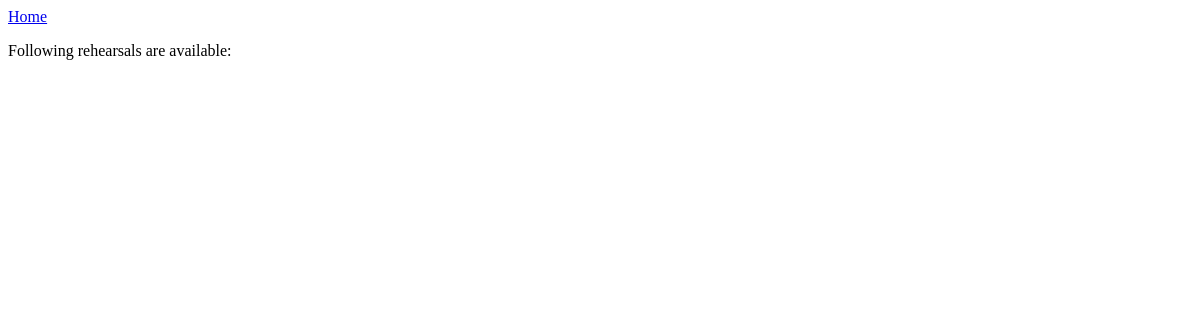
/rehearsal/, run on an earlier commit of the app's database.
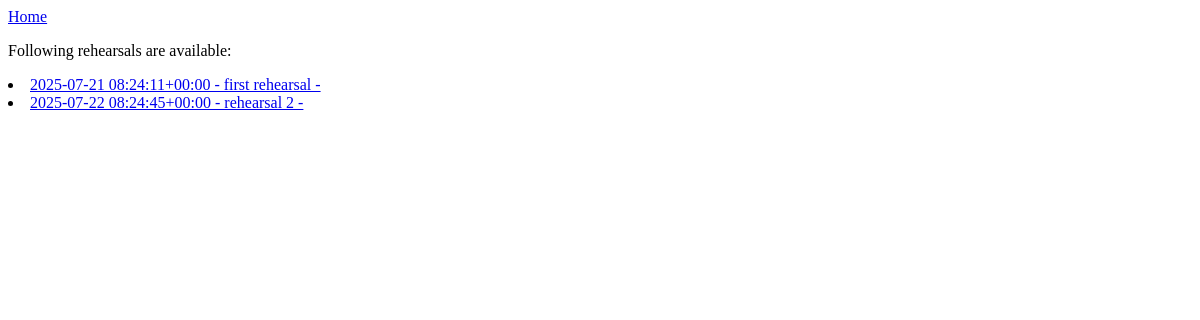
And on a later commit of the database.
### secondapp/models.py (models this page shows, shortened)
class Rehearsal(models.Model):
    subtitle = models.CharField(max_length=250)
    location = models.CharField(max_length=250)
    parking = models.CharField(max_length=250, blank=True, null=True)
    calendar = models.DateTimeField(blank=True, null=True, unique=True)
    additional_notes = models.TextField(blank=True, null=True)
    singers = models.ManyToManyField(Singer)
    songs = models.ManyToManyField(Song)
    tags = models.ManyToManyField(Tag, help_text="max 5", blank=True)
    def __str__(self):
        max_tags = 5
        tag_names = ", ".join(tag.name for tag in self.tags.all()[:max_tags])
        return f"{self.calendar} - {self.subtitle} - {tag_names}"

### secondapp/views.py (the view)
# urls.py: path("rehearsal/", views.IndexRehearsalView.as_view(), name="rehearsal_index"),
class IndexRehearsalView(generic.ListView):
    template_name = "secondapp/rehearsal_index.html"
    def get_queryset(self):
        return Rehearsal.objects.all()#order_by("-calendar")[:45]

### secondapp/templates/secondapp/rehearsal_index.html (shortened to what this page needs)
<html>
<head>
</head>
<body>
<a href="{% url 'secondapp:index' %}">Home</a>
<p>Following rehearsals are available:</p>
{% for rehearsal in rehearsal_list %}
    <li><a href="{% url 'secondapp:rehearsal_detail' rehearsal.pk %}">{{ rehearsal }}</a></li>
{% endfor %}
</body>
</html>

What changed in the data, as far as the page shows it:
added Rehearsal: id+calendar+subtitle "2025-07-21 08:24:11+00:00 - first rehearsal -"
added Rehearsal: id+calendar+subtitle "2025-07-22 08:24:45+00:00 - rehearsal 2 -"
